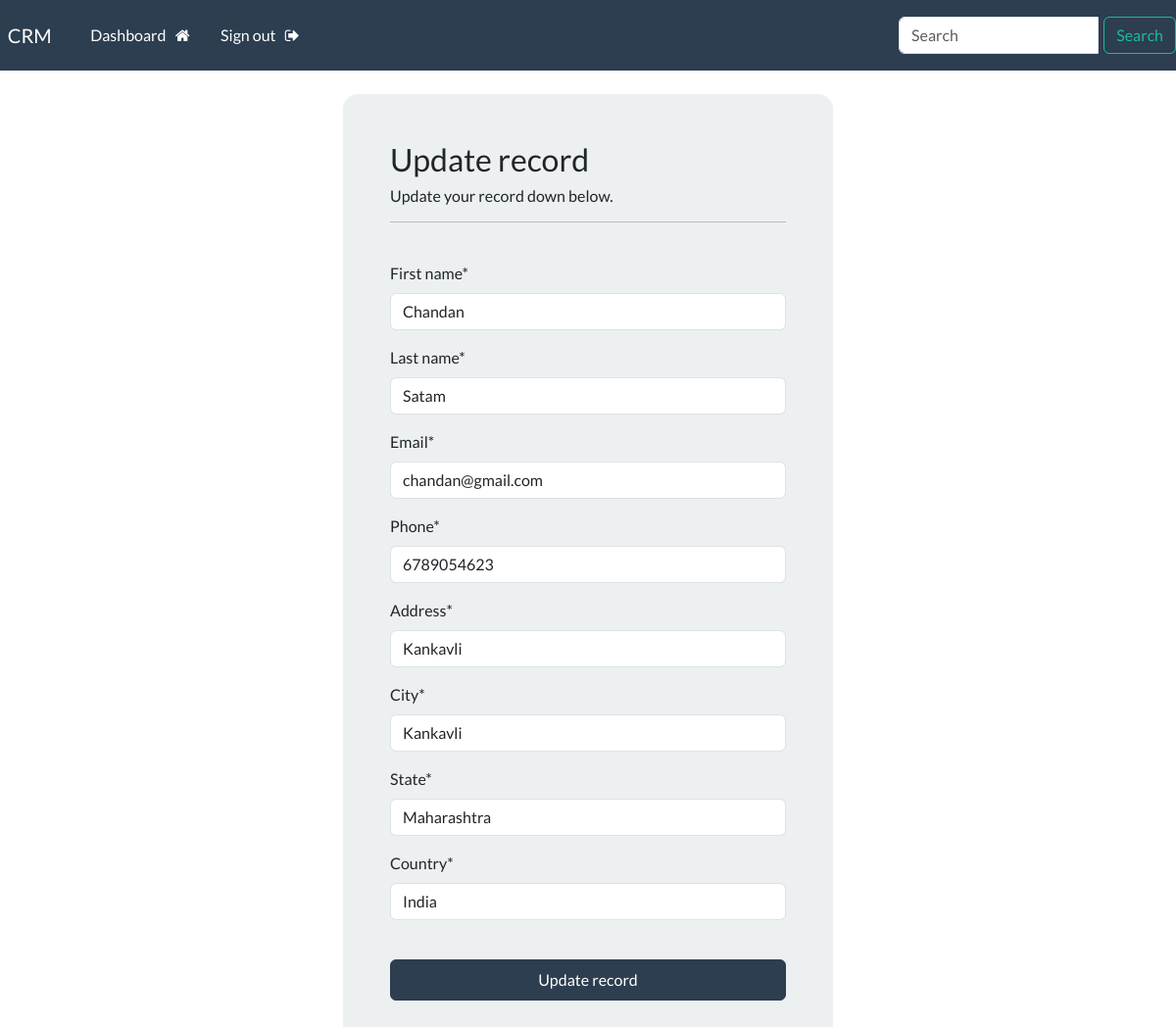
Screenshot of /update_record/2 (signed in) with the database file from the repository.
### webapp/models.py (models this page shows, shortened)
class Record(models.Model):
    creation_date = models.DateTimeField(auto_now_add=True)
    first_name = models.CharField(max_length=100)
    last_name = models.CharField(max_length=100)
    email= models.CharField(max_length=255)
    phone = models.CharField(max_length=20)
    address = models.CharField(max_length=300)
    city = models.CharField(max_length=255)
    state = models.CharField(max_length=200)
    country = models.CharField(max_length=200)

### webapp/views.py (the view)
# urls.py: path('update_record/<int:pk>',views.update_record,name="update_record"),
@login_required(login_url='login')
def update_record(request, pk):
    record = Record.objects.get(id=pk)
    form = UpdateRecordForm(instance=record)
    if request.method == "POST":
        form = UpdateRecordForm(request.POST, instance=record)
        if form.is_valid():
            form.save()
            return redirect('dashboard')
    context = {'form4':form}
    return render(request,'update-record.html',context=context)

### webapp/forms.py
class UpdateRecordForm(forms.ModelForm):
    class Meta:
        model = Record
        fields = ['first_name','last_name','email','phone','address','city','state','country']

### templates/update-record.html (shortened to what this page needs)
{% extends 'base.html' %}
{% load crispy_forms_tags %}
{% block content %}
<body>
    <div class="container bg-light shadow-md p-5 form-layout">
      <h3>Update record</h3>
      <h6> Update your record down below. </h6>
      <hr>
      <br>
      <form method="POST" autocomplete="off">
        {{form4|crispy}}
        <br>
        <button type="submit" class="btn btn-primary w-100 btn-block p-2">
            Update record
        </button>
      </form>
    </div>
</body>
{% endblock %}

### static/css/styles.css (style rules this page uses)
.form-layout { border-radius: 15px; width: 500px; }

### rows the page displays
Record: first_name "Chandan", last_name "Satam", email "chandan@gmail.com", phone "6789054623", address "Kankavli", city "Kankavli", state "Maharashtra", country "India"
